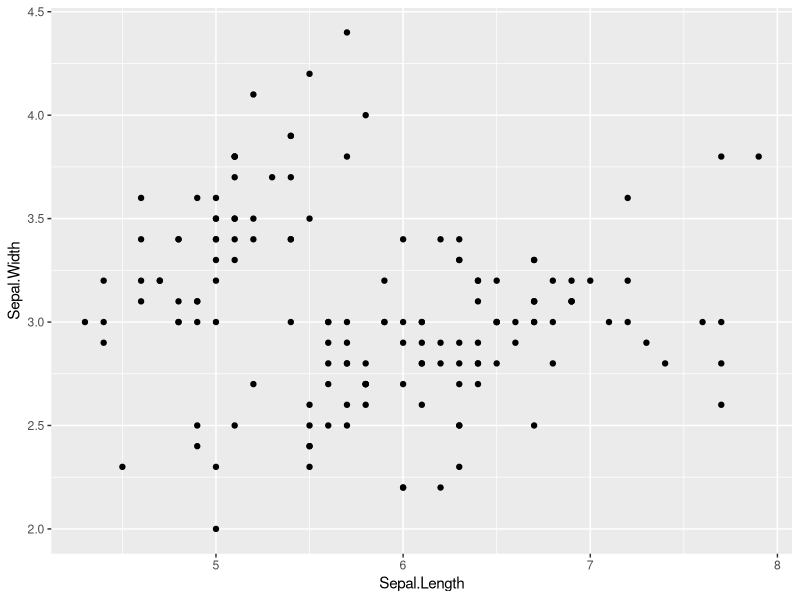
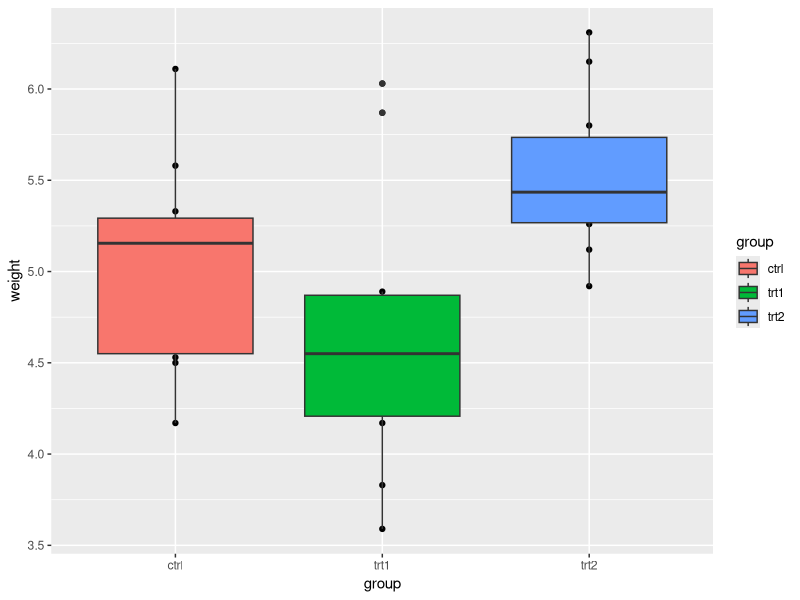

The R source for these figures, in order:
# Tidyverse Exam – Data Manipulation in R (using `mtcars` dataset)

# tidyverse ---------------------------------------------------------------

# Use `df_mtcars` for Questions 1 - 10
library(tidyverse)
df_mtcars <- as_tibble(mtcars,
                       rownames = "model")

# 1. Filter rows where number of cylinders (`cyl`) is 6
# Write code to create a new data frame that only includes rows where `cyl == 6`.
# Assign to: `mtcars_cyl6`
mtcars_cyl6 <- mtcars %>% filter(cyl == 6)

# 2. Filter rows where number of gears (`gear`) is either 3 or 5
# Use `%in%` to filter the `df_mtcars` dataset for these two `gear` values.
# Assign to: `mtcars_g35`

mtcars_g35 <- filter(df_mtcars, gear %in% c(3, 5))
mtcars_g35
# 3. Filter rows where miles per gallon (`mpg`) is greater than 25
# Create a subset of `df_mtcars` where `mpg > 25`.
# Assign to: `mtcars_mpg25`

mtcars_mpg25 <- mtcars %>% filter(mpg > 25)
# 4. Filter rows where weight (`wt`) is less than 2.5 AND number of cylinders (`cyl`) is 4
# Combine logical conditions using `&`.
# Assign to: `mtcars_light_cyl4`

mtcars_light_cyl4 <- mtcars %>% filter(wt < 2.5, cyl ==4)

# 5. Sort `df_mtcars` by horsepower (`hp`) in ascending order
# Use `arrange()` to sort the data.
# Assign to: `mtcars_hp`
mtcars_hp <- mtcars %>% arrange(hp)

# 6. Sort `df_mtcars` by quarter mile time (`qsec`) in descending order
# Use `desc()` inside `arrange()`.
# Assign to: `mtcars_qsec`
mtcars_qsec <- mtcars %>% arrange(desc(qsec))
# 7. Exclude the `drat` column
# Use `select()` with `-` (minus sign) to remove the column.
# Assign to: `mtcars_no_drat`
mtcars_no_drat <- mtcars %>% select(-drat)

# 8. Add a new column `ptw` that equals the ratio of horsepower (`hp`) to weight (`wt`) (`hp / wt`)
# Use `mutate()` to add the new column.
# Assign to: `mtcars_with_ptw`


mtcars_with_ptw <- mtcars %>% mutate(ptw = hp / wt)

  
# 9. Identify the car `model` with the highest `ptw` among cars with six cylinders (`cyl == 6`).
# Hint: Use `mtcars_with_ptw` and a chain of `filter()` and `arrange()` with `%>%`.
# Write the car model here: YOUR ANSWER
 mtcars_with_ptw %>% filter(cyl == 6) %>% arrange(ptw)
##Ferrari Dino

# 10. Group by number of gears (`gear`) and summarize minimum & maximum values of `mpg`
# Use `group_by()` and `summarize()` to calculate minimum & maximum values of `mpg` within each group.
# Minimum and maximum values of each group should be represented as separate columns.
# Function `min()` returns the minimum value in a vector.
# Function `max()` returns the maximum value in a vector.
# Assign to: `mtcars_mpg_by_gear`
 
 mtcars_mpg_by_gear <- mtcars %>% group_by(gear) %>% summarise(max.mpg = max(mpg), (min.mpg = min(mpg)))
 mtcars_mpg_by_gear
# ggplot ------------------------------------------------------------------

 # Visualization in R (using `iris` dataset)
 
 ## before you begin with the following questions, type the following code to check column names in the dataframe
 colnames(iris) # output from this code is the column names that can be used in figures
 
 # 11. Simple scatter plot of `Sepal.Length` vs `Sepal.Width` using `ggplot()`
 # Assign to: `g_scat`
 # Create a scatter plot with `Sepal.Width` on the x-axis and `Sepal.Length` on the y-axis.
g_scat <- ggplot(data = iris, mapping = aes(x = Sepal.Length, y = Sepal.Width)) + geom_point()
 g_scat
 # 12. Scatter plot with points colored by `Species`
 # Assign to: `g_scat_col`
 # Create a scatter plot with `Petal.Width` on the x-axis and `Petal.Length` on the y-axis,
 # coloring points by `Species`.
 g_scat_col <- ggplot(data = iris, aes(x=Species, y=Sepal.Length,fill=Species)) + geom_point(color= "red") 
 
 # 13. Histogram of `Petal.Width` with `binwidth = 0.5`
 # Assign to: `g_hist`
 # Create a histogram of `Petal.Width` with `binwidth` set to 0.5.
 g_hist <- iris %>% ggplot(aes(x=Sepal.Length, fill=Species)) + geom_histogram(binwidth = 0.50)
 
 # Visualization in R (using `PlantGrowth` dataset)
 PlantGrowth
 
 ## before you begin with the following questions, type the following code to check column names in the dataframe
 colnames(PlantGrowth) # output from this code is the column names that can be used in figures
 
 # 14. Boxplot of `weight` grouped and filled by `group`
 # Assign to: `g_bplot1`
 # Create a boxplot of `weight` by `group`, filling boxes by `group`.
 g_bplot1 <- PlantGrowth %>% ggplot(aes(x = group, y = weight)) + geom_boxplot()
 
 
 # 15. Boxplot + scatter plot of `weight` by `group`
 # Assign to: `g_bplot2`
 # Create a boxplot of `weight` by `group`, then overlay points showing individual observations.
 
g_bplot2 <- PlantGrowth %>% ggplot(aes(x = group, y = weight, fill = group)) + geom_point() + geom_boxplot()
g_bplot2
